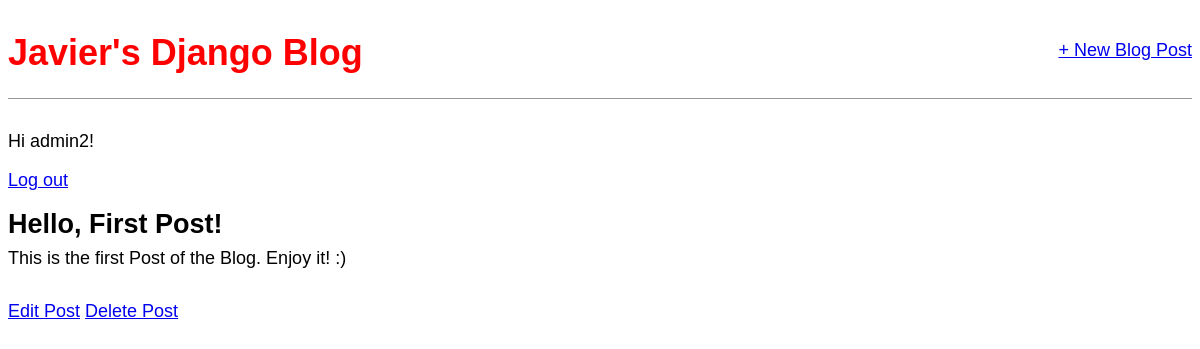
Page /post/1/ (signed in) on the committed database.
### blog/models.py (models this page shows, shortened)
class Post(models.Model):
    title = models.CharField(max_length=200)
    author = models.ForeignKey(User, on_delete=models.CASCADE)
    body = models.TextField()

### blog/views.py (the view)
# urls.py: path('post/<int:pk>/', BlogDetailView.as_view(), name='post_detail'),
class BlogDetailView(DetailView):
    model = Post
    template_name = 'post_detail.html'  # The name of the template that is on urls file

### templates/post_detail.html
{% extends 'base.html' %}
{% block content %}
    <div class="post-entry">
        <h2>{{ post.title }}</h2>
        <p>{{ post.body }}</p>
    </div>
    <a href="{% url 'post_edit' post.pk %}">Edit Post</a>
    <a href="{% url 'post_delete' post.pk %}">Delete Post</a>
{% endblock content %}

### templates/base.html (shortened to what this page needs)
{% load static %}
<html>
    <head>
        <link href="{% static 'css/base.css' %}" rel="stylesheet">
    </head>
    <body>
        <div>
            <header>
                <div class="nav-left">
                    <h1><a href="{% url 'home' %}">Javier's Django Blog</a></h1>
                </div>
                <div class="nav-right">
                    <a href="{% url 'post_new' %}">+ New Blog Post</a>
                </div>
            </header>
            {% if user.is_authenticated %}
                <p>Hi {{ user.username }}!</p>
                <p><a href="{% url 'logout' %}">Log out</a></p>
            {% else %}
                <p>You are not logged in.</p>
                <a href="{% url 'login' %}">Log In</a>
            {% endif %}
            {% block content %}
            {% endblock content %}
        </div>
    </body>
</html>

### static/css/base.css (style rules this page uses)
body { font-family: 'Source Sans Pro', sans-serif; font-size: 18px; }
header { border-bottom: 1px solid #999; margin-bottom: 2rem; display: flex; }
header h1 a { color: red; text-decoration: none; }
.nav-left { margin-right: auto; }
.nav-right { display: flex; padding-top: 2rem; }
.post-entry { margin-bottom: 2rem; }
.post-entry h2 { margin: 0.5rem 0; }
.post-entry p { margin: 0; font-weight: 400; }

### rows in the picture
Post: title "Hello, First Post!", body "This is the first Post of the Blog. Enjoy it! :)"

### other values in the picture
{{ user.username }} "admin2"
